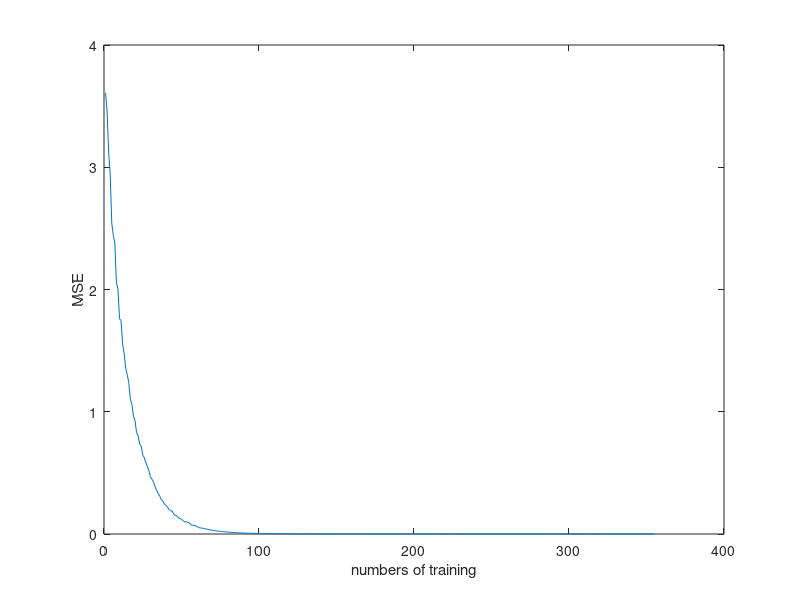

Reproduce this figure in MATLAB.
n=ones(1,1000); % set all the x0 equal to 1
w=rand(3,1)-0.5; %randomly chose w and w2 in the range [-0.5,0.5]
w2=rand(3,1)-0.5;
save=[]; %it will be a container to save every MSE from each training in the while
%loop
k=[]; % it will be a container to save the training times in the while loop
kk=0; %the initial value using to produce the training times
nn=rand(2,1000)*2-1; %randomly chose x1 and x2 in the range [-1,1]
x=[n;nn]; %put the training time and MSE together
y=w'*x; %calculate the actual output y
d=[0,3,-2]*x; %calculate the desired output d
%use while loop to find the optimal weights until the difference between d and y
%smaller than 0.0000000001
while abs(d-y)>0.0000000001
w=w2;
nn=rand(2,1000)*2-1; %set the x1 and x2 again in each new round
x=[n;nn];
y=w'*x;
d=[0,3,-2]*x;
w2=w+[0.0001;0.0001;0.0001].*(x*(d-y)'); %set the step =0.0001
mse=sum((d-y).^2)/1000; %calculate the MSE
kk=kk+1;
k=[k,kk];
save=[save,mse];
train=[k;save]; %training times and MSE are saved in this matrix
end
plot(train(1,:),train(2,:)) %plot MSE vs. numbers of training
ylabel('MSE') %label the axis of x and y;
xlabel('numbers of training')
% the next part is using the optimal weights to calculate the MSE. All the setting are
%the same as above.
n=ones(1,1000);
nn=rand(2,1000)*2-1;
x=[n;nn];
y=w2'*x;
d=[0,3,-2]*x;
mse=sum((d-y).^2)/1000;
